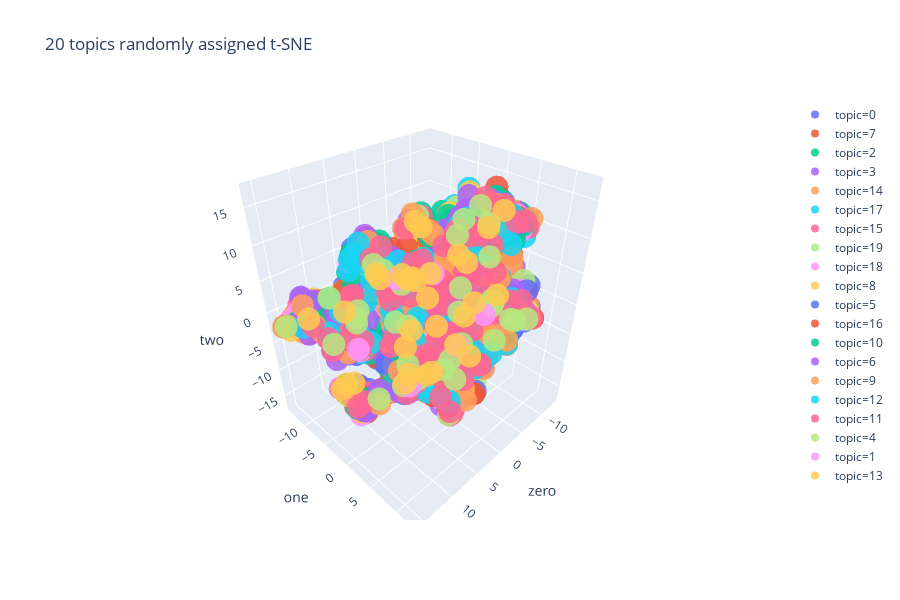

The notebook cell this image was saved under:
### Code cell
fig = px.scatter_3d(tidy_df_rand, x='zero', y='one', z='two',
                    color='topic', size_max=.4 , 
                    title='20 topics randomly assigned t-SNE', opacity=0.85)

fig.show()
